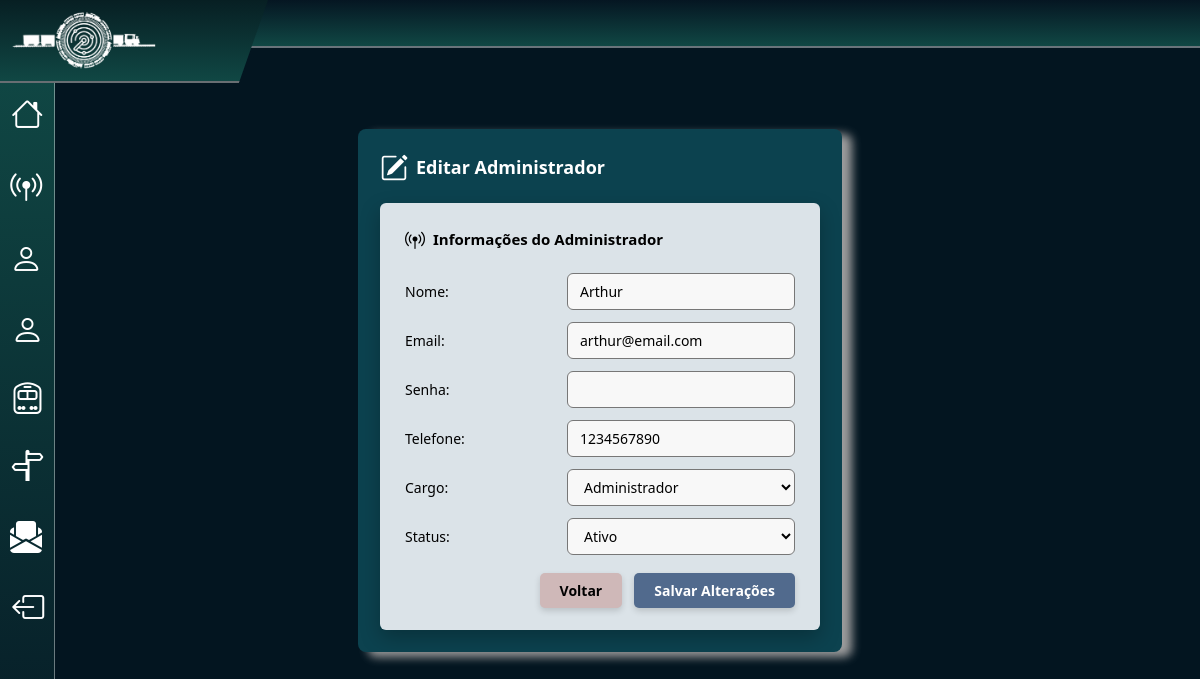
The app's page /public/administradores/editar_administradores.php?id=1 (signed in) with its own data.
### tables this page shows
create table usuarios (
    id int primary key auto_increment,
    nome varchar(100) not null,
    email varchar(100) not null,
    telefone varchar(15) not null,
    senha varchar(100) not null,
    cargo enum('administrador', 'usuario') not null,
    status enum('ativo', 'inativo') not null
);

### public/administradores/editar_administradores.php (the view, shortened to what this page needs)
<?php
include '../../infra/connect.php';
$id = isset($_GET['id']) ? (int) $_GET['id'] : 0;
$sql = "SELECT * FROM usuarios WHERE id = ?";
$stmt = mysqli_prepare($conn, $sql);
mysqli_stmt_bind_param($stmt, 'i', $id);
mysqli_stmt_execute($stmt);
$resultadoUsuario = mysqli_stmt_get_result($stmt);
$usuario = mysqli_fetch_assoc($resultadoUsuario);
?>
<!DOCTYPE html>
<html lang="pt-br">
<head>
    <link href="https://cdn.jsdelivr.net/npm/bootstrap@5.3.8/dist/css/bootstrap.min.css" rel="stylesheet">
    <link rel="stylesheet" href="https://cdn.jsdelivr.net/npm/bootstrap-icons@1.13.1/font/bootstrap-icons.min.css">
    <link rel="stylesheet" href="../../assets/styles/style.css">
</head>
<body class="body3">
    <div class="corpo">
        <main>
            <div class="campo1">
                <div class="titulo3">
                    <i class="bi bi-pencil-square"></i>
                    <span>Editar Administrador</span>
                </div>
                <div class="corpo2">
                    <div class="titulo-sensor">
                        <i class="bi bi-broadcast-pin"></i>
                        <span>Informações do Administrador</span>
                    </div>
                    <form method="POST">
                        <div class="form-group">
                            <label for="nome">Nome:</label>
                            <input type="text" name="nome" id="nome" value="<?= htmlspecialchars($usuario['nome'] ?? '') ?>" required>
                        </div>
                        <div class="form-group">
                            <label for="email">Email:</label>
                            <input type="email" name="email" id="email" value="<?= htmlspecialchars($usuario['email'] ?? '') ?>" required>
                        </div>
                        <div class="form-group">
                            <label for="senha">Senha:</label>
                            <input type="password" name="senha" id="senha" required>
                        </div>
                        <div class="form-group">
                            <label for="telefone">Telefone:</label>
                            <input type="text" name="telefone" id="telefone" value="<?= htmlspecialchars($usuario['telefone'] ?? '') ?>">
                        </div>
                        <div class="form-group">
                            <label for="cargo">Cargo:</label>
                            <select name="cargo" id="cargo">
                                <option value="administrador" <?= (isset($usuario['cargo']) && $usuario['cargo'] === 'administrador') ? 'selected' : '' ?>>Administrador</option>
                            </select>
                        </div>
                        <div class="form-group">
                            <label for="status">Status:</label>
                            <select name="status" id="status">
                                <option value="ativo" <?= (isset($usuario['status']) && $usuario['status'] === 'ativo') ? 'selected' : '' ?>>Ativo</option>
                            </select>
                        </div>
                        <div class="botoes-container">
                            <button type="button" class="btn-voltar" onclick="window.location.href='administradores.php'">Voltar</button>
                            <button type="submit" class="btn-cadastrar">Salvar Alterações</button>
                        </div>
                    </form>
                </div>
            </div>
        </main>
    </div>
    <header><?php include '../../scripts/navbar.php'; ?></header>

### assets/styles/style.css (style rules this page uses)
:root { --cor-fundo: #031520; --cor-fundo-2: #9D9D9D; --cor-fundo-3: #a1a1a1; --cor-texto: #000000; --cor-erro: #ff0000; --cor-sucesso: #00ff4c; --cor-navbar1: #104744; --cor-navbar2: #051622; --cor-caixa_sensores: #c7c7c7; }
body { background-color: var(--cor-fundo); }
.corpo { justify-content: center; text-align: center; }
.campo1 { background-color: var(--cor-caixa_sensores); width: 100%; height: 280px; margin: 10% 0 1% 0; border-radius: 15px; box-shadow: 10px 5px 10px 0 var(--cor-fundo-2); }
.corpo2 { display: flex; flex-direction: column; justify-content: flex-start; align-items: stretch; background-color: #d1d1d1; padding: 30px 35px; border-radius: 12px; box-shadow: 0px 8px 20px rgba(0, 0, 0, 0.25); width: 100%; max-width: 520px; margin: 140px auto 40px auto; text-align: left; box-sizing: border-box; }
.body3 { margin: 0; min-height: 100vh; display: flex; flex-direction: column; }
.titulo-sensor { display: flex; align-items: center; gap: 10px; font-weight: bold; font-size: 16px; color: #000; margin-bottom: 25px; }
.titulo-sensor i { font-size: 20px; }
.corpo2 { text-align: left; align-items: flex-start; }
.corpo2 label { display: block; text-align: left; margin-bottom: 5px; }
.titulo3 { display: flex; align-items: center; gap: 12px; color: #000000; font-size: 24px; font-weight: bold; justify-content: center; }
.titulo3 i { font-size: 28px; }
.form-group { display: flex; flex-direction: row; align-items: center; margin-bottom: 16px; width: 100%; gap: 12px; }
.form-group label { font-size: 15px; color: #1a1a1a; font-weight: 500; width: 160px; text-align: left; flex-shrink: 0; }
.form-group input, .form-group select { flex: 1; width: 100%; padding: 10px 14px; border: 1.5px solid #6c6c6c; border-radius: 8px; background-color: #f8f8f8; font-size: 15px; outline: none; box-sizing: border-box; transition: border-color 0.2s, background-color 0.2s; }
.botoes-container { display: flex; justify-content: flex-end; gap: 12px; margin-top: 25px; }
.btn-voltar { background-color: #e0cece; color: #2c2c2c; border: none; padding: 10px 24px; border-radius: 6px; font-weight: bold; font-size: 14px; cursor: pointer; box-shadow: 0px 3px 6px rgba(0, 0, 0, 0.15); transition: background-color 0.2s; }
.btn-cadastrar { background-color: #5b7398; color: #ffffff; border: none; padding: 10px 24px; border-radius: 6px; font-weight: bold; font-size: 14px; cursor: pointer; box-shadow: 0px 3px 6px rgba(0, 0, 0, 0.15); transition: background-color 0.2s; }
.corpo { display: flex; justify-content: center; align-items: center; min-height: calc(100vh - 60px); padding-top: 40px; box-sizing: border-box; }
.campo1 { background-color: #0c424f; width: 100%; max-width: 620px; height: auto; margin: 0 auto; padding: 18px 22px 22px 22px; border-radius: 8px; box-sizing: border-box; }
.titulo3 { display: flex; align-items: center; justify-content: flex-start; gap: 8px; color: #ffffff; font-size: 18px; font-weight: bold; margin-bottom: 14px; }
.corpo2 { background-color: #dbe3e8; padding: 22px 25px; border-radius: 6px; width: 100%; margin: 0; box-sizing: border-box; text-align: left; }
.titulo-sensor { display: flex; align-items: center; gap: 8px; font-weight: bold; font-size: 15px; color: #000000; margin-bottom: 18px; }
.form-group { display: flex; align-items: center; margin-bottom: 12px; width: 100%; gap: 12px; }
.form-group label { width: 150px; font-size: 14px; color: #000000; text-align: left; flex-shrink: 0; margin: 0; }
.form-group input, .form-group select { flex: 1; padding: 7px 12px; border: 1px solid #777777; border-radius: 6px; font-size: 14px; background-color: #f8f8f8; box-sizing: border-box; }
.botoes-container { display: flex; justify-content: flex-end; gap: 12px; margin-top: 18px; }
.btn-voltar { background-color: #cfb8b8; color: #000000; border: none; padding: 7px 20px; border-radius: 5px; font-weight: bold; font-size: 14px; cursor: pointer; }
.btn-cadastrar { background-color: #516a8d; color: #ffffff; border: none; padding: 7px 20px; border-radius: 5px; font-weight: bold; font-size: 14px; cursor: pointer; }

### records on screen
usuarios: nome "Arthur", email "arthur@email.com", telefone "1234567890", cargo "Administrador", status "Ativo"
